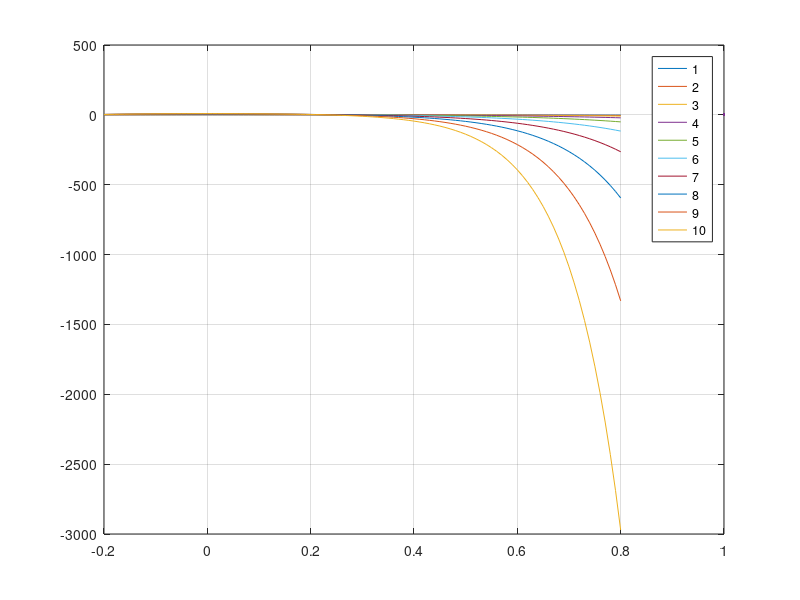

Write MATLAB code to recreate this figure.
clc; clear;
alpha=(1:1:10)';
x=-0.2:0.01:0.8;
y=abs(x .^2 - alpha) - exp(alpha * abs(x));
plot(x, y, LineWidth=2);
legend("1", "2", "3", "4", "5", "6", "7", "8", "9", "10");
grid on;

